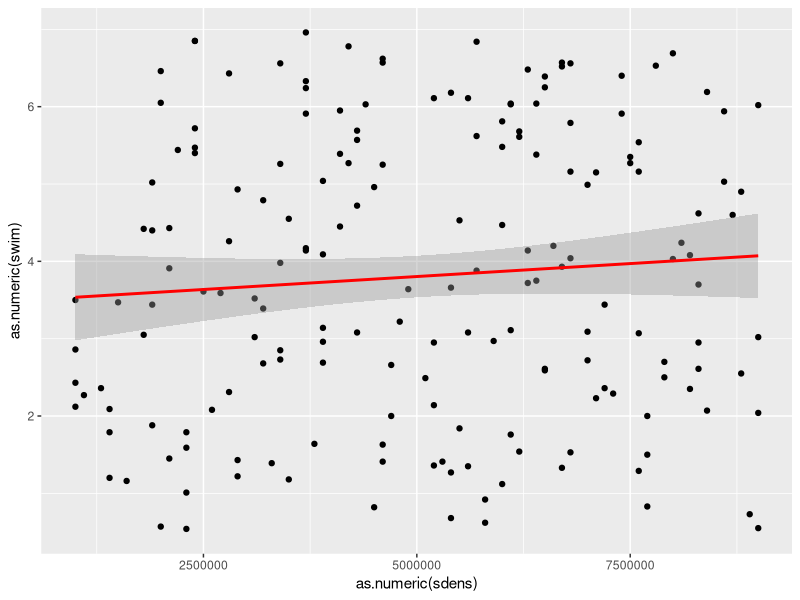
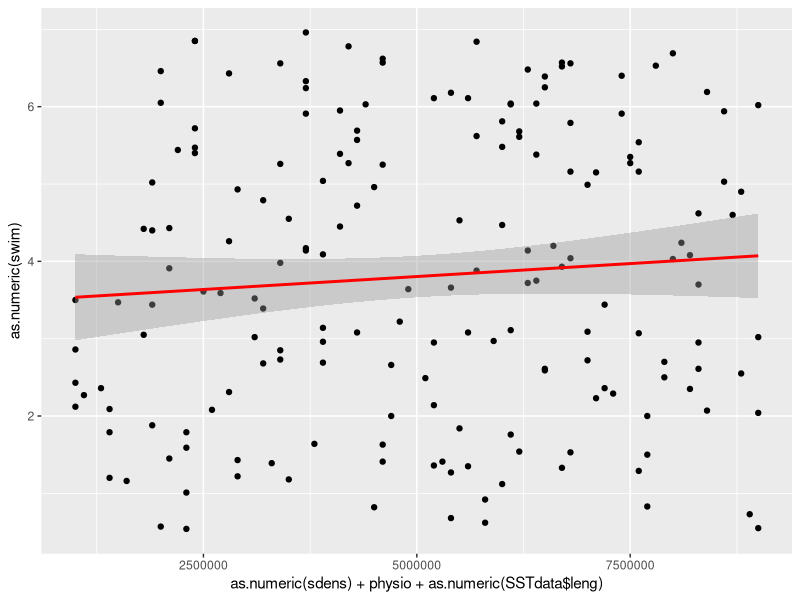
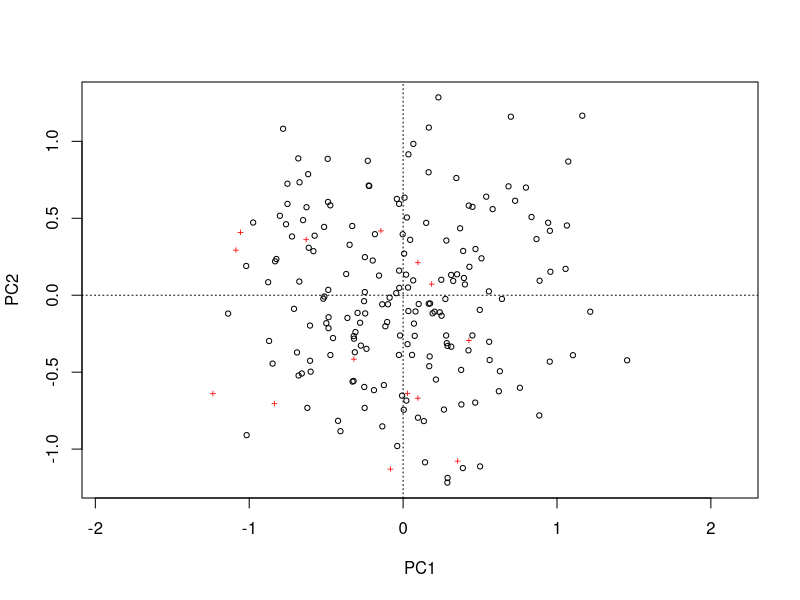
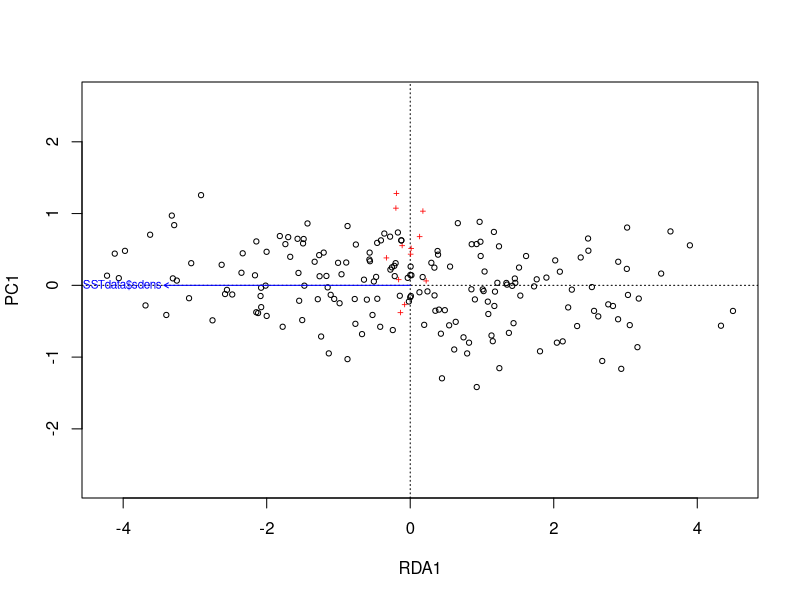

Recreate these plots in R, in order.
## ---- chunk 1
tank<-sample(c("S1", "S2", "S3", "S4", "ENV"), 183, replace = TRUE)
sdens<-as.numeric(sample(seq(1000000,9000000, 100000), 183, replace=TRUE))
swim<-as.numeric(sample(seq(0.5, 7, 0.01), 183, replace=TRUE))
prHb<-sample(seq(5.9,6.3, 0.01), 183, replace=TRUE)
poHb<-sample(seq(6.2,6.9, 0.01), 183, replace=TRUE)
prHct<-sample(seq(25,28, 0.1), 183, replace=TRUE)
poHct<-sample(seq(27,31, 0.1), 183, replace=TRUE)
bLac<-sample(seq(4.0,6.8, 0.01), 183, replace=TRUE)
bGlu<-sample(seq(4.6,8, 0.01), 183, replace=TRUE)
mLac<-sample(seq(24,30, 0.01), 183, replace=TRUE)
mGlu<-sample(seq(1.5,3.3, 0.01), 183, replace=TRUE)
mGly<-sample(seq(1.5,3.8, 0.01), 183, replace=TRUE)
CS<-sample(seq(0.1,0.5, 0.01), 183, replace=TRUE)
LDH<-sample(seq(0.2,0.8, 0.01), 183, replace=TRUE)
leng<-sample(119:200, 183, replace=TRUE)
sex<-sample(c("M", "F"), 183, replace = TRUE)
## ---- chunk 2
SSTdata<-data.frame(tank, sdens, swim, prHb, poHb, prHct, poHct, bLac, bGlu, mLac, mGlu, mGly, CS, LDH, leng, sex)

## ---- chunk 3
print(SSTdata)
## ---- chunk 4
timexspore<-lm(as.numeric(SSTdata$swim) ~ as.numeric(SSTdata$sdens))
summary(timexspore)
## ---- chunk 5
library(ggplot2)
## ---- chunk 6
ggplot(SSTdata, aes(x = as.numeric(sdens), y = as.numeric(swim))) + 
  geom_point() +
  stat_smooth(method = "lm", col = "red")
## ---- chunk 7
physio<-as.numeric(SSTdata$prHb)+as.numeric(SSTdata$poHb)+as.numeric(SSTdata$prHct)+as.numeric(SSTdata$poHct)+as.numeric(SSTdata$bLac)+as.numeric(SSTdata$mLac)+as.numeric(SSTdata$bGlu)+as.numeric(SSTdata$mGlu)+as.numeric(SSTdata$mGly)+as.numeric(SSTdata$CS)+as.numeric(SSTdata$LDH)

ts2<-lm(as.numeric(SSTdata$swim) ~ as.numeric(SSTdata$sdens) + physio + as.numeric(SSTdata$leng))

summary(ts2)
## ---- chunk 8
ggplot(SSTdata, aes(x = as.numeric(sdens) + physio + as.numeric(SSTdata$leng), y = as.numeric(swim))) + 
  geom_point() +
  stat_smooth(method = "lm", col = "red")
## ---- chunk 9
tankaov<-aov(as.numeric(sdens) ~ tank, data=SSTdata)
summary(tankaov)
## ---- chunk 10
tanktukey<-TukeyHSD(tankaov)
tanktukey
## ---- chunk 11
library(permute)
library(lattice)
library(vegan)
## ---- chunk 12
names(SSTdata) %in% c('tank', 'sex')
subSST<-SSTdata[, !(names(SSTdata) %in% c('tank', 'sex'))]
subSST
## ---- chunk 13
PCA1<-rda(subSST ~ 1, scale = TRUE)
summary(PCA1)
## ---- chunk 14
plot(PCA1)

## ---- chunk 15
physSST<-SSTdata[, !(names(SSTdata) %in% c('tank', 'sex', 'leng', 'sdens'))]
physSST
## ---- chunk 16
PCA2<-rda(physSST ~ SSTdata$sdens, scale = TRUE)
summary(PCA2)
## ---- chunk 17
plot(PCA2)
## ---- chunk 18
library(pwr)
p1<-pwr.anova.test(f=0.25,k=5,sig.level=0.05,power=0.9)
p1
